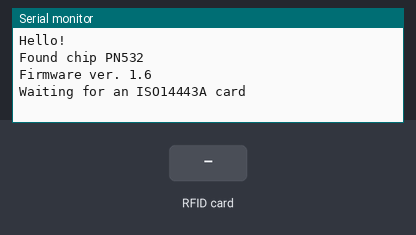
This sketch was run on a simulated Arduino Uno, built with avr-gcc and run on an emulated ATmega328P. On the bench: the last lines printed to the serial monitor. The test bench sets the inputs (shaded band).

Above: at 1.2 s.
1.3 s: RFID card 63 15 62 95 held to the reader
At 2.4 s:
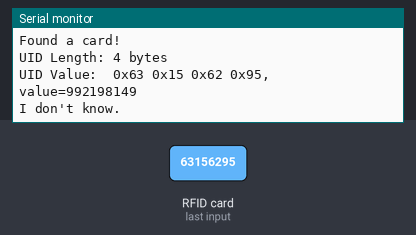
2.8 s: RFID card 5E 7A 19 C4 held to the reader
At 3.4 s:
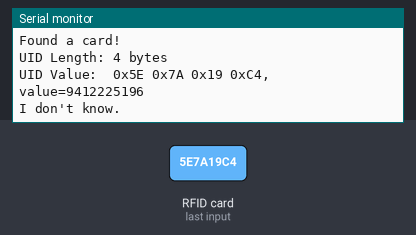

Measured:
- after the input at 1.3 s, the serial monitor: prints a new line at once (image 1)
- after the input at 2.8 s, the serial monitor: prints a new line at once (image 2)

The sketch:

uno.ino
```cpp
/* PN532 NFC RFID module V3 (PN532) [S192] : http://rdiot.tistory.com/173 [RDIoT Demo] */

#include <Wire.h>
#include <PN532_I2C.h>
#include <PN532.h>
#include <NfcAdapter.h>

PN532_I2C pn532i2c(Wire);
PN532 nfc(pn532i2c);

void setup(void) {
	Serial.begin(115200);
	Serial.println("Hello!");

	nfc.begin();

	uint32_t versiondata = nfc.getFirmwareVersion();
	if (!versiondata) {
		Serial.print("Didn't find PN53x board");
		while (1); // halt
	}

	// Got ok data, print it out!
	Serial.print("Found chip PN5"); Serial.println((versiondata >> 24) & 0xFF, HEX);
	Serial.print("Firmware ver. "); Serial.print((versiondata >> 16) & 0xFF, DEC);
	Serial.print('.'); Serial.println((versiondata >> 8) & 0xFF, DEC);

	// Set the max number of retry attempts to read from a card
	// This prevents us from waiting forever for a card, which is
	// the default behaviour of the PN532.
	nfc.setPassiveActivationRetries(0xFF);

	// configure board to read RFID tags
	nfc.SAMConfig();

	Serial.println("Waiting for an ISO14443A card");
}

void loop(void) {
	boolean success;
	uint8_t uid[] = { 0, 0, 0, 0, 0, 0, 0 };  // Buffer to store the returned UID
	uint8_t uidLength;                        // Length of the UID (4 or 7 bytes depending on ISO14443A card type)

	// Wait for an ISO14443A type cards (Mifare, etc.).  When one is found
	// 'uid' will be populated with the UID, and uidLength will indicate
	// if the uid is 4 bytes (Mifare Classic) or 7 bytes (Mifare Ultralight)
	success = nfc.readPassiveTargetID(PN532_MIFARE_ISO14443A, &uid[0], &uidLength);

	if (success) {
		Serial.println("Found a card!");
		Serial.print("UID Length: "); Serial.print(uidLength, DEC); Serial.println(" bytes");
		Serial.print("UID Value: ");
		String hex_value = "";
		for (uint8_t i = 0; i < uidLength; i++)
		{
			Serial.print(" 0x"); Serial.print(uid[i], HEX);
			//Serial.print(" ");Serial.print(uid[i], HEX);
			hex_value += (String)uid[i];
		}

		Serial.println(", value=" + hex_value);

		if (hex_value == "16517722582") {
			Serial.println("This is Key Tag. ");
		}
		else if (hex_value == "230522426") {
			Serial.println("This is Card Tag. ");
		}
		else if (hex_value == "63156295") {
			Serial.println("This is Phone Tag. ");
		}
		else
			Serial.println("I don't know.");

		Serial.println("");
		// Wait 1 second before continuing
		delay(1000);
	}
	else
	{
		// PN532 probably timed out waiting for a card
		Serial.println("Waiting for a card...");
	}
}
```
